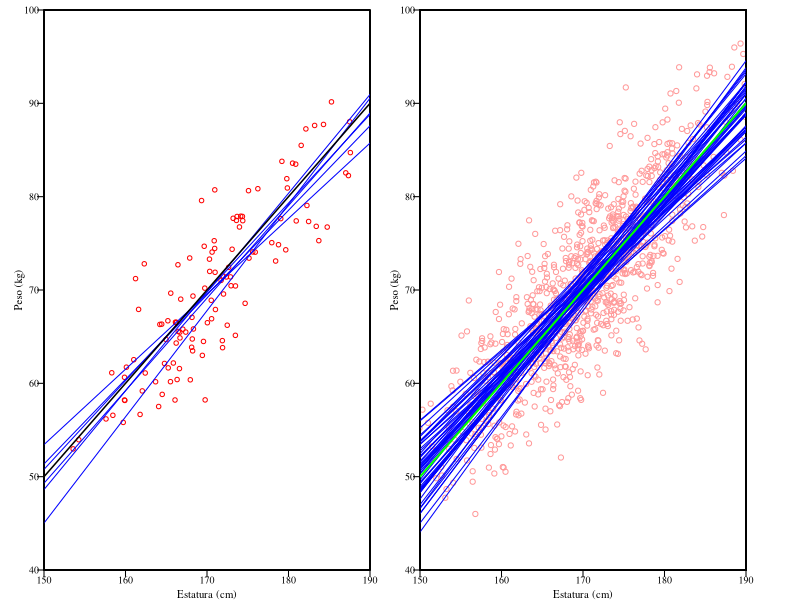

This chart was generated by the following R code:
png(file="150_regreVAsuperpuestas.png",width=1300, height=550, res = 300)
t = 0.85
set.seed(123)
xy = read.csv2("xy.csv")
par(mfrow=c(1,2), mar=c(1.5, 2.2, 0.5, 1.5), xaxs="i", yaxs="i", family = "serif") # mar=c(2, 2.5, 0.5, 0.5)

x = matrix(NA, nrow = 20, ncol = 6)
y = matrix(NA, nrow = 20, ncol = 6)

for (i in 1:6) {
  x[,i] = as.numeric(xy[i,2:21])
  y[,i] = as.numeric(xy[i,22:41])
  plot(x[,i], y[,i], xlim = c(150, 190), ylim = c(40,100), cex = t-0.25, las=1, xlab="", ylab="", xaxt = "n", yaxt = "n", col="red")
  
  par(new = TRUE)
    if (i == 6) {
      for (j in 1:6) {
        abline(lm(y[,j] ~ x[,j]), col = "blue")
      }  
    axis(side=1, at=seq(150, 190, 10), padj=-3.2, tck=-0.02, cex.axis=t-0.25)
    axis(side=2, at=seq(40, 90, 10), hadj=-0.5, tck=-0.02, cex.axis=t-0.25, las=1)
    axis(side=2, at=100, hadj=0, tck=-0.02, cex.axis=t-0.25, las=1)
    mtext('Estatura (cm)', side=1, line=0.6, cex=t-0.2)
    mtext('Peso (kg)', side=2, line=0.9, cex=t-0.2)
    segments(150, 50, 190, 90, col = "black", lwd = 1.5)
  }
}
par(new = FALSE, mar=c(1.5, 1, 0.5, 2.7))
x = matrix(NA, nrow = 20, ncol = 50)
y = matrix(NA, nrow = 20, ncol = 50)
for (i in 1:50) {
  x[,i] = rnorm(20, 170, 8)
  y[,i] = x[,i] - 100 + rnorm(20, 0, 5)
  plot(x[,i], y[,i], xlim = c(150, 190), ylim = c(40,100),  col = "#FF9999", cex = t-0.15, las=1, xlab="", ylab="", xaxt = "n", yaxt = "n")
  
  par(new = TRUE)
  if (i == 50) {
    for (j in 1:50) {
      abline(lm(y[,j] ~ x[,j]), col = "blue")
    }
    axis(side=1, at=seq(150, 190, 10), padj=-3.2, tck=-0.02, cex.axis=t-0.25)
    axis(side=2, at=seq(40, 90, 10), hadj=-0.5, tck=-0.02, cex.axis=t-0.25, las=1)
    axis(side=2, at=100, hadj=0, tck=-0.02, cex.axis=t-0.25, las=1)
    mtext('Estatura (cm)', side=1, line=0.6, cex=t-0.2)
    mtext('Peso (kg)', side=2, line=0.9, cex=t-0.2)
    segments(150, 50, 190, 90, col = "green", lwd = 2)
  }
}
dev.off()
